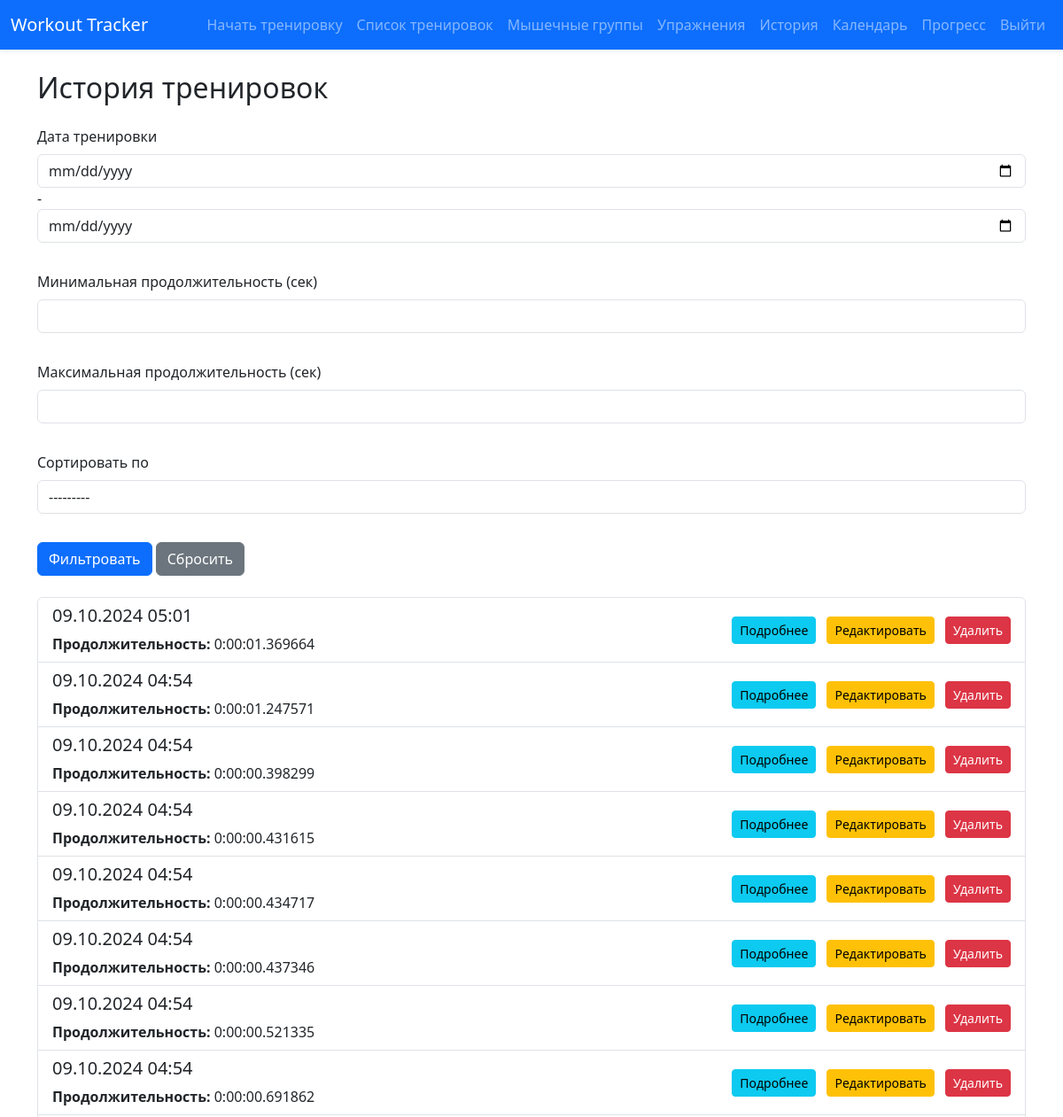
The page /workout_history/ (signed in, upper part) on the database as committed earlier.
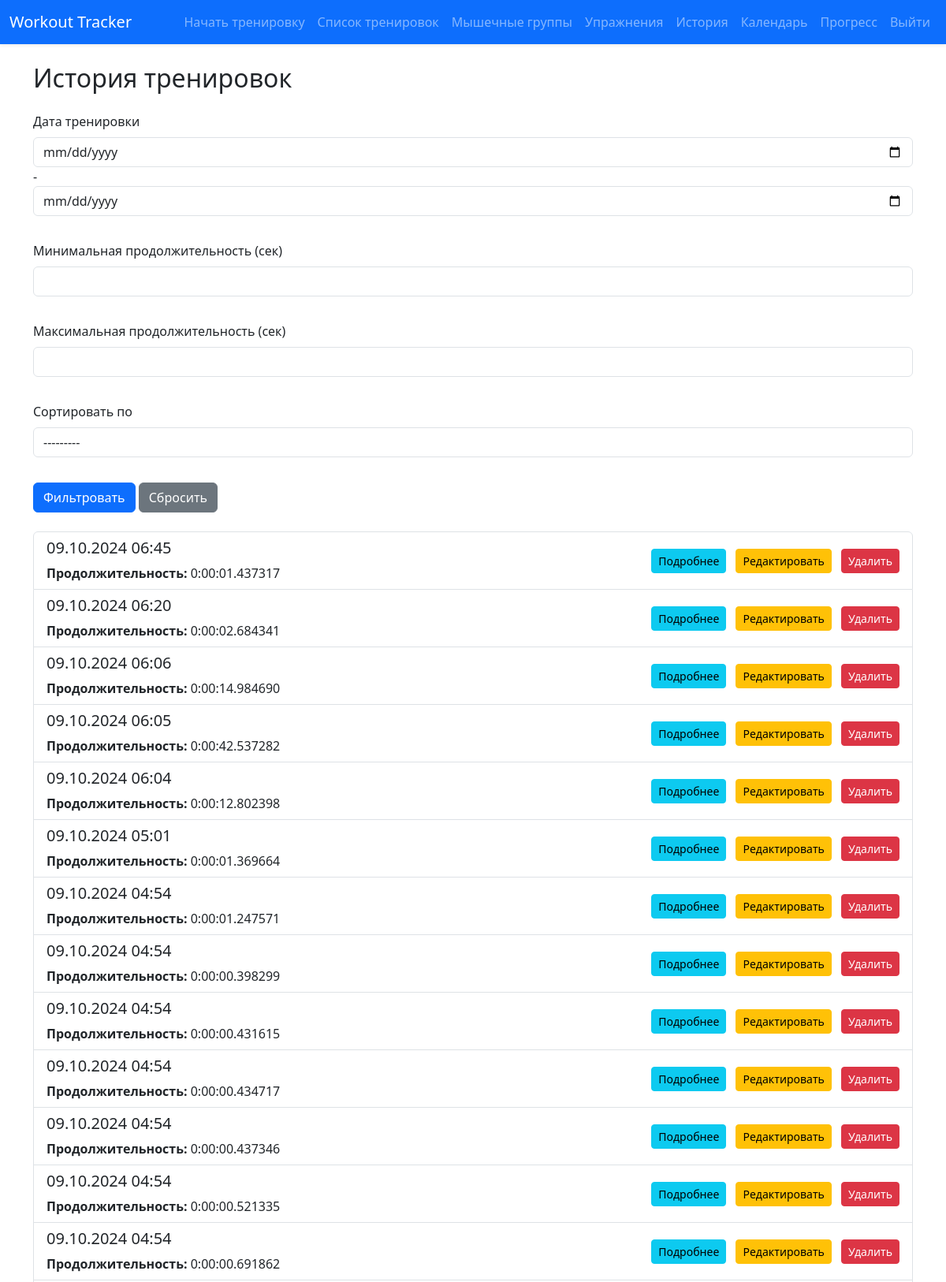
The same page on the database as committed later.
### tracker/models.py (models this page shows, shortened)
class Workout(models.Model):
    user = models.ForeignKey(User, on_delete=models.CASCADE)
    start_time = models.DateTimeField(auto_now_add=True)
    duration = models.DurationField(null=True, blank=True)

### tracker/views.py (the view)
# urls.py: path('workout_history/', views.workout_history, name='workout_history'),
@login_required
def workout_history(request):
    workout_filter = WorkoutFilter(request.GET,
                                   queryset=Workout.objects.filter(user=request.user).order_by('-start_time'))
    return render(request, 'tracker/workout_history.html', {'filter': workout_filter})

### tracker/templates/tracker/workout_history.html (shortened to what this page needs)
{% extends 'tracker/base.html' %}
{% load crispy_forms_tags %}
{% block content %}
    <h2 class="mb-4">История тренировок</h2>
    <div data-aos="fade-up">
        <form method="get" class="row g-3 mb-4">
            {{ filter.form|crispy }}
            <div class="col-auto">
                <button type="submit" class="btn btn-primary">Фильтровать</button>
                <a href="{% url 'workout_history' %}" class="btn btn-secondary">Сбросить</a>
            </div>
        </form>
    </div>
    <div data-aos="fade-up">
        <ul class="list-group">
            {% for workout in filter.qs %}
                <li class="list-group-item d-flex justify-content-between align-items-center">
                    <div>
                        <h5>{{ workout.start_time|date:"d.m.Y H:i" }}</h5>
                        <p class="mb-0">
                            {% if workout.duration %}
                                <strong>Продолжительность:</strong> {{ workout.duration }}
                            {% else %}
                                <strong>Продолжительность:</strong> Не завершена
                            {% endif %}
                        </p>
                    </div>
                    <span>
                    <a href="{% url 'workout_detail' workout.id %}" class="btn btn-sm btn-info me-2">Подробнее</a>
                    <a href="{% url 'edit_workout' workout.id %}" class="btn btn-sm btn-warning me-2">Редактировать</a>
                    <a href="{% url 'delete_workout' workout.id %}" class="btn btn-sm btn-danger">Удалить</a>
                </span>
                </li>
            {% empty %}
                <li class="list-group-item">Нет тренировок, соответствующих вашим критериям.</li>
            {% endfor %}
        </ul>
    </div>
{% endblock %}

### tracker/templates/tracker/base.html (shortened to what this page needs)
<!DOCTYPE html>
<html lang="ru">
<head>
    <link rel="stylesheet" href="https://stackpath.bootstrapcdn.com/bootstrap/4.5.2/css/bootstrap.min.css">
    <link rel="stylesheet" href="https://cdnjs.cloudflare.com/ajax/libs/animate.css/4.1.1/animate.min.css"/>
    <link href="https://cdn.jsdelivr.net/npm/bootstrap@5.3.0/dist/css/bootstrap.min.css" rel="stylesheet">
    <link rel="stylesheet" href="https://cdnjs.cloudflare.com/ajax/libs/animate.css/4.1.1/animate.min.css"/>
    <link href="https://cdn.jsdelivr.net/npm/aos@2.3.4/dist/aos.css" rel="stylesheet">
</head>
<body>
<nav class="navbar navbar-expand-lg navbar-dark bg-primary fixed-top shadow-sm">
    <div class="container-fluid">
        <a class="navbar-brand" href="{% url 'home' %}">Workout Tracker</a>
        <div class="collapse navbar-collapse" id="navbarNav">
            <ul class="navbar-nav ml-auto">
                {% if user.is_authenticated %}
                    <li class="nav-item">
                        <a class="nav-link" href="{% url 'start_workout' %}">Начать тренировку</a>
                    </li>
                    <li class="nav-item">
                        <a class="nav-link" href="{% url 'workout_list' %}">Список тренировок</a>
                    </li>
                    <li class="nav-item">
                        <a class="nav-link" href="{% url 'muscle_groups' %}">Мышечные группы</a>
                    </li>
                    <li class="nav-item">
                        <a class="nav-link" href="{% url 'exercises' %}">Упражнения</a>
                    </li>
                    <li class="nav-item">
                        <a class="nav-link" href="{% url 'workout_history' %}">История</a>
                    </li>
                    <li class="nav-item">
                        <a class="nav-link" href="{% url 'calendar_current' %}">Календарь</a>
                    </li>
                    <li class="nav-item">
                        <a class="nav-link" href="{% url 'progress' %}">Прогресс</a>
                    </li>
                    <li class="nav-item">
                        <a class="nav-link" href="{% url 'logout' %}">Выйти</a>
                    </li>
                {% endif %}
            </ul>
        </div>
    </div>
</nav>
<div class="container mt-4">
    {% block content %}{% endblock %}
</div>
</body>
</html>

### tracker/templates/tracker/base.html (style rules this page uses)
body { padding-top: 56px; }

Rows that differ between the two databases and show on the page:
added Workout: start_time "09.10.2024 06:45", duration "0:00:01.437317"
added Workout: start_time "09.10.2024 06:20", duration "0:00:02.684341"
added Workout: start_time "09.10.2024 06:06", duration "0:00:14.984690"
added Workout: start_time "09.10.2024 06:05", duration "0:00:42.537282"
added Workout: start_time "09.10.2024 06:04", duration "0:00:12.802398"
